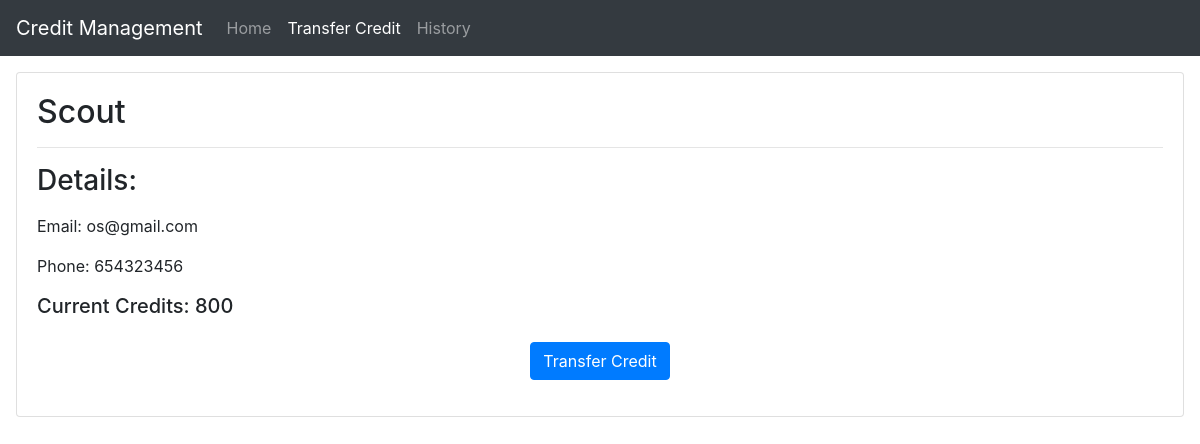
The page /user/Scout on the database its author committed.
### cm/models.py (models this page shows, shortened)
class User(models.Model):
    name = models.CharField(max_length=40)
    email = models.EmailField(max_length=40)
    phone = models.CharField(max_length=20, default='')
    current_credit = models.IntegerField()

### cm/views.py (the view)
# urls.py: path('user/<str:name>', views.user, name='user'),
def user(request, name):
    users = User.objects.all()
    user = User.objects.filter(name=name).first()
    context = {
        'user':user,
        'users': users
        }
    return render(request, 'user.html', context)

### templates/user.html (shortened to what this page needs)
{% extends 'base.html' %}
{% load static %}
{% block transferactive %}active{% endblock transferactive %}
{% block body %}
<div class="card m-3">
    <div class="card-body">
        <h2>{{user.name}}</h2>
        <hr>
        <h3 class="my-3">Details:</h3>
        <p>Email: {{user.email}}</p>
        <p>Phone: {{user.phone}}</p>
        <h5>Current Credits: {{user.current_credit}}</h5>
        <div class="container text-center">
            <button class="btn btn-primary my-3" type="button" data-toggle="collapse" data-target="#details"
                aria-expanded="false" aria-controls="collapseExample" title="Transfer credits now!">
                Transfer Credit
            </button>
        </div>
    </div>
</div>
{% endblock body %}

### rows shown on the page
User: name "Scout", email "os@gmail.com", phone "654323456", current_credit "800"
